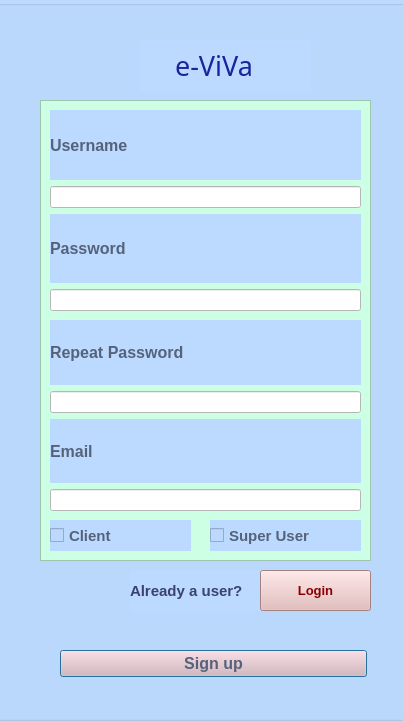
<?xml version="1.0" encoding="UTF-8"?>
<ui version="4.0">
 <class>Dialog</class>
 <widget class="QDialog" name="Dialog">
  <property name="geometry">
   <rect>
    <x>0</x>
    <y>0</y>
    <width>403</width>
    <height>721</height>
   </rect>
  </property>
  <property name="windowTitle">
   <string>Dialog</string>
  </property>
  <widget class="QGroupBox" name="groupBox">
   <property name="geometry">
    <rect>
     <x>-10</x>
     <y>0</y>
     <width>421</width>
     <height>721</height>
    </rect>
   </property>
   <property name="styleSheet">
    <string notr="true">background-color: rgb(188, 218, 255);</string>
   </property>
   <property name="title">
    <string/>
   </property>
   <widget class="QLabel" name="e-ViVa_2">
    <property name="geometry">
     <rect>
      <x>150</x>
      <y>40</y>
      <width>171</width>
      <height>51</height>
     </rect>
    </property>
    <property name="font">
     <font>
      <family>Forte</family>
      <pointsize>20</pointsize>
      <weight>50</weight>
      <bold>false</bold>
     </font>
    </property>
    <property name="styleSheet">
     <string notr="true">background-color: rgb(188, 218, 255);
color: rgb(27, 36, 156);

</string>
    </property>
    <property name="text">
     <string>     e-ViVa</string>
    </property>
   </widget>
   <widget class="QFrame" name="frame">
    <property name="geometry">
     <rect>
      <x>50</x>
      <y>100</y>
      <width>331</width>
      <height>461</height>
     </rect>
    </property>
    <property name="styleSheet">
     <string notr="true">background-color: rgb(205, 255, 228);</string>
    </property>
    <property name="frameShape">
     <enum>QFrame::StyledPanel</enum>
    </property>
    <property name="frameShadow">
     <enum>QFrame::Raised</enum>
    </property>
    <widget class="QWidget" name="layoutWidget">
     <property name="geometry">
      <rect>
       <x>10</x>
       <y>10</y>
       <width>311</width>
       <height>201</height>
      </rect>
     </property>
     <layout class="QVBoxLayout" name="verticalLayout_5">
      <item>
       <layout class="QVBoxLayout" name="verticalLayout">
        <item>
         <widget class="QLabel" name="labelUsername">
          <property name="font">
           <font>
            <pointsize>12</pointsize>
            <weight>75</weight>
            <bold>true</bold>
           </font>
          </property>
          <property name="styleSheet">
           <string notr="true">color: rgb(86, 98, 122);
background-color: rgb(188, 218, 255);</string>
          </property>
          <property name="text">
           <string>Username</string>
          </property>
         </widget>
        </item>
       </layout>
      </item>
      <item>
       <widget class="QLineEdit" name="username">
        <property name="styleSheet">
         <string notr="true">background-color: rgb(255, 255, 255);</string>
        </property>
       </widget>
      </item>
      <item>
       <widget class="QLabel" name="label_password">
        <property name="font">
         <font>
          <pointsize>12</pointsize>
          <weight>75</weight>
          <bold>true</bold>
         </font>
        </property>
        <property name="styleSheet">
         <string notr="true">color: rgb(86, 98, 122);
background-color: rgb(188, 218, 255);</string>
        </property>
        <property name="text">
         <string>Password</string>
        </property>
       </widget>
      </item>
      <item>
       <widget class="QLineEdit" name="password">
        <property name="styleSheet">
         <string notr="true">background-color: rgb(255, 255, 255);</string>
        </property>
       </widget>
      </item>
     </layout>
    </widget>
    <widget class="QWidget" name="layoutWidget">
     <property name="geometry">
      <rect>
       <x>10</x>
       <y>220</y>
       <width>311</width>
       <height>191</height>
      </rect>
     </property>
     <layout class="QVBoxLayout" name="verticalLayout_4">
      <item>
       <layout class="QVBoxLayout" name="verticalLayout_2">
        <item>
         <widget class="QLabel" name="label_repeatpassword">
          <property name="font">
           <font>
            <pointsize>12</pointsize>
            <weight>75</weight>
            <bold>true</bold>
           </font>
          </property>
          <property name="styleSheet">
           <string notr="true">color: rgb(86, 98, 122);
background-color: rgb(188, 218, 255);</string>
          </property>
          <property name="text">
           <string>Repeat Password</string>
          </property>
         </widget>
        </item>
        <item>
         <widget class="QLineEdit" name="repeatpassword">
          <property name="styleSheet">
           <string notr="true">background-color: rgb(255, 255, 255);</string>
          </property>
         </widget>
        </item>
        <item>
         <widget class="QLabel" name="label_email">
          <property name="font">
           <font>
            <pointsize>12</pointsize>
            <weight>75</weight>
            <bold>true</bold>
           </font>
          </property>
          <property name="styleSheet">
           <string notr="true">color: rgb(86, 98, 122);
background-color: rgb(188, 218, 255);</string>
          </property>
          <property name="text">
           <string>Email</string>
          </property>
         </widget>
        </item>
        <item>
         <widget class="QLineEdit" name="email">
          <property name="styleSheet">
           <string notr="true">background-color: rgb(255, 255, 255);</string>
          </property>
         </widget>
        </item>
       </layout>
      </item>
     </layout>
    </widget>
    <widget class="QCheckBox" name="checkBox">
     <property name="geometry">
      <rect>
       <x>10</x>
       <y>420</y>
       <width>141</width>
       <height>31</height>
      </rect>
     </property>
     <property name="font">
      <font>
       <pointsize>11</pointsize>
       <weight>75</weight>
       <bold>true</bold>
      </font>
     </property>
     <property name="styleSheet">
      <string notr="true">color: rgb(86, 98, 122);
background-color: rgb(188, 218, 255);</string>
     </property>
     <property name="text">
      <string>Client</string>
     </property>
    </widget>
    <widget class="QCheckBox" name="checkBox2">
     <property name="geometry">
      <rect>
       <x>170</x>
       <y>420</y>
       <width>151</width>
       <height>31</height>
      </rect>
     </property>
     <property name="font">
      <font>
       <pointsize>11</pointsize>
       <weight>75</weight>
       <bold>true</bold>
      </font>
     </property>
     <property name="styleSheet">
      <string notr="true">color: rgb(86, 98, 122);
background-color: rgb(188, 218, 255);</string>
     </property>
     <property name="text">
      <string>Super User</string>
     </property>
    </widget>
   </widget>
   <widget class="QPushButton" name="signupbutton">
    <property name="geometry">
     <rect>
      <x>70</x>
      <y>650</y>
      <width>307</width>
      <height>27</height>
     </rect>
    </property>
    <property name="font">
     <font>
      <pointsize>12</pointsize>
      <weight>75</weight>
      <bold>true</bold>
     </font>
    </property>
    <property name="styleSheet">
     <string notr="true">color: rgb(86, 98, 122);
background-color: rgb(227, 180, 180);</string>
    </property>
    <property name="text">
     <string>Sign up</string>
    </property>
   </widget>
   <widget class="QLabel" name="diffpasswords">
    <property name="geometry">
     <rect>
      <x>140</x>
      <y>570</y>
      <width>231</width>
      <height>41</height>
     </rect>
    </property>
    <property name="font">
     <font>
      <pointsize>11</pointsize>
      <weight>75</weight>
      <bold>true</bold>
     </font>
    </property>
    <property name="styleSheet">
     <string notr="true">color: rgb(59, 66, 108);</string>
    </property>
    <property name="text">
     <string>Already a user?</string>
    </property>
   </widget>
   <widget class="QPushButton" name="gotologinButton">
    <property name="geometry">
     <rect>
      <x>270</x>
      <y>570</y>
      <width>111</width>
      <height>41</height>
     </rect>
    </property>
    <property name="font">
     <font>
      <pointsize>10</pointsize>
      <weight>75</weight>
      <bold>true</bold>
     </font>
    </property>
    <property name="styleSheet">
     <string notr="true">color: rgb(136, 0, 0);
background-color: rgb(227, 180, 180);</string>
    </property>
    <property name="text">
     <string>Login</string>
    </property>
   </widget>
   <zorder>frame</zorder>
   <zorder>e-ViVa_2</zorder>
   <zorder>signupbutton</zorder>
   <zorder>diffpasswords</zorder>
   <zorder>gotologinButton</zorder>
  </widget>
 </widget>
 <resources/>
 <connections/>
</ui>
